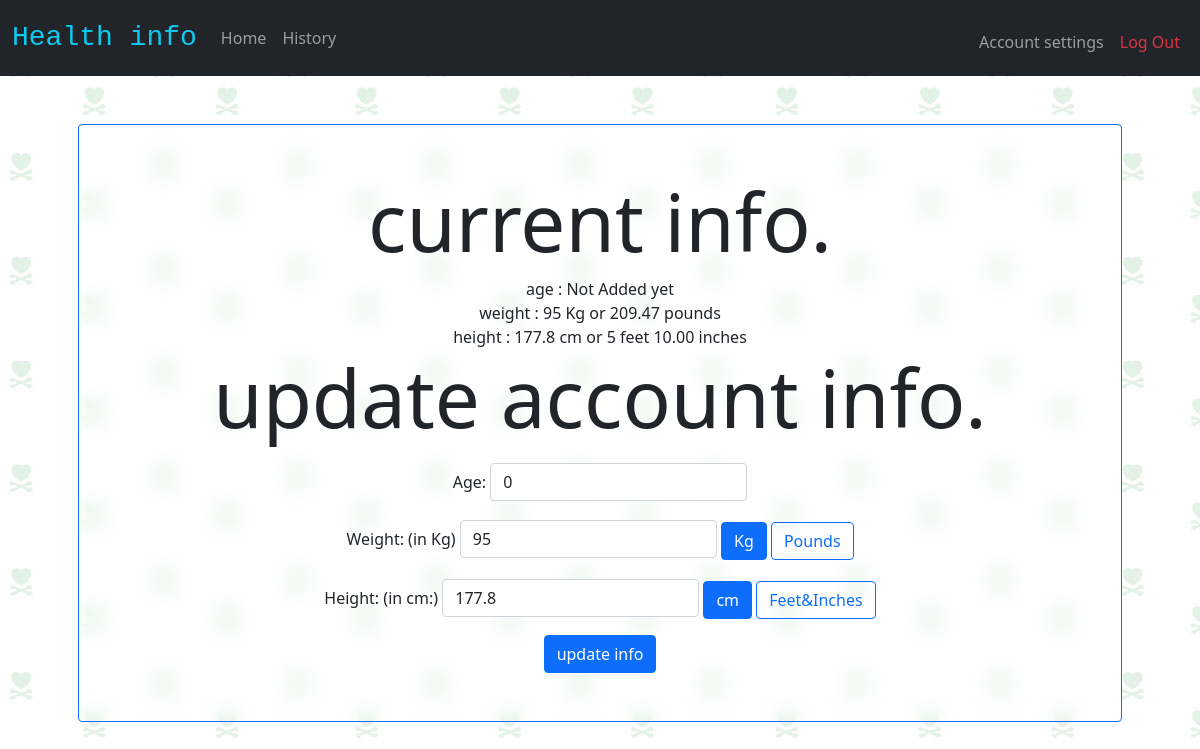
Screenshot of /accountsettings (signed in) with the database file from the repository.
### tables this page shows
CREATE TABLE information (user_id INT, age INT, weight INT, height INT, FOREIGN KEY(user_id) REFERENCES users(id));

### application.py (the view, shortened to what this page needs)
@app.route("/accountsettings", methods = ["GET", "POST"])
def accountSettings():
    if session.get("user_id") == None:
        return redirect("/login")
    fields = ["age", "weight", "height"]
    rows = db.execute("SELECT * FROM information WHERE user_id = ?;", session["user_id"])
    return render_template("accountSettings.html", user = rows[0], fields = fields)

### helpers.py (called while the page is built)
def cmToFeet(height):
    totalInches = float(height) / 2.54
    feet = int(totalInches / 12)
    inches = totalInches % 12
    return f"{feet} feet {inches:.2f} inches "

def KgToPounds(weight):
    return f"{weight * 2.205:.2f} pounds"

### templates/accountSettings.html (shortened to what this page needs)
{% extends "layout.html" %}
{% block body %}
<div class = " mydiv border border-primary p-5 rounded text-center">
<h4 class="display-1">current info.</h4>
{% for field in fields %}
{{ field }} :
    {% if user[field] %}
        {{user[field]}}
            {% if field == "age" %}
                years old
            {% elif field == "height" %}
                cm or {{ user[field] | cmToFeet }}
            {% elif field == "weight" %}
                Kg or {{ user[field] | KgToPounds }}
            {% endif %}
    {% else %}
        Not Added yet
    {% endif %}
<br>
{% endfor %}
<h4 class="display-1">update account info.</h4>
<form action="/accountsettings" method="post">
    <div class="form-group">
        <label for="age">Age:</label>
        <input autocomplete="off" autofocus class="form-control" name="age" placeholder="age" type="number" value = {{user["age"]}}>
    </div>
    <div class="form-group">
        <label for="weight">Weight: <span id = "msg1" >(in Kg)</span></label>
        <input class="form-control" name="weight" placeholder="weight" type="number" min = "0"  step="any" value = {{user["weight"]}}>
        <label class="btn btn-outline-primary" for="option1">Kg</label>
        <label class="btn btn-outline-primary" for="option2">Pounds</label>
    </div>
    <div class="form-group">
        <label for="height">Height:<span id = "msg2" > (in cm:)</span></label>
        <input class="form-control" name="height" placeholder="height" type="number" min = "0" step="any" value = {{user["height"]}}>
        <label class="btn btn-outline-primary" for="option3">cm</label>
        <label class="btn btn-outline-primary" for="option4">Feet&Inches</label> <br>
    </div>
    <button class="btn btn-primary mt-3" type="submit">update info</button>
</form>
</div>
{% endblock %}

### static/styles.css (style rules this page uses)
body { background-color: rgb(242, 242, 255); background-image: url("b2.jpg"); }
.form-group { margin-top: 0.5cm; }
main .form-control { display: inline-block; width: auto; }
.mydiv { backdrop-filter: blur(10px); }

### rows the page displays
information: weight "95" "177.8", weight "209.47 pounds", height "5 feet 10.00 inches", age "0", weight "95", height "177.8"

### other values shown
{{ field }} "age" "weight" "height"
